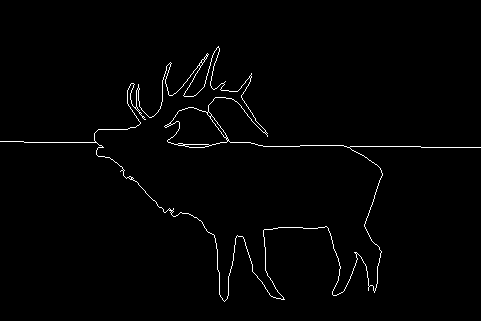
#> input picture src/data/edge/boundaryMap/41004.bmp, 481 x 321 px
$ python '3b.Statistical Edge Detection.py'   (Python 2 division)
#> lines starting #> are read from the running program, lines starting #| are printed output that depends on the picture; after the words box and inside, x2 and y2 are one past the last pixel; in counts of white or black regions, pixels touching at a corner belong together

# coding: utf-8

# Reference:
# **S. M. Konishi, A.L. Yuille, J.M. Coughlan and S.C. Zhu. Statistical Edge Detection: Learning and Evaluating Edge Cues. IEEE Transactions on Pattern Analysis and Machine Intelligence. TPAMI. Vol. 25, No. 1, pp 57-74. January 2003.**

# # Initialization and define some utility functions

# In[1]:

import numpy as np
import matplotlib.pyplot as plt
get_ipython().magic(u'matplotlib inline')

def myimshow(im):
    plt.figure()
    plt.axis('off')
    plt.imshow(im, cmap=plt.gray())


# # Read image and edge map

# In[2]:

# Show image and edge labeling
# id = '100075'
# id = '35010' # butterfly
# id = '97017' # building
id = '41004' # deer
# Change the id to try a differnt image

def loadData(id):
#> called with id = '41004'
    from skimage.color import rgb2gray
    edgeMap = plt.imread('../data/edge/boundaryMap/' + id + '.bmp'); edgeMap = edgeMap[:,:,0]
#> in loadData, edgeMap is the input picture: shape (321, 481, 4); mean R, G, B, A 3.4, 3.4, 3.4, 255
#> after `edgeMap = edgeMap[:, :, 0]`: edgeMap: shape (321, 481); 1.4% white in thin lines or dots, all inside (x1, y1, x2, y2) = (0, 46, 481, 302)
    im = plt.imread('../data/edge/trainImgs/' + id + '.jpg')
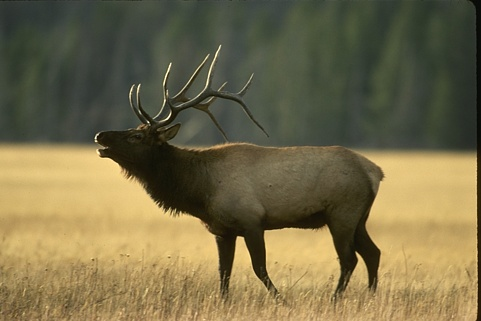
#> input picture src/data/edge/trainImgs/41004.jpg, 481 x 321 px
#> im is the input picture: shape (321, 481, 3); mean R, G, B 117.1, 107.6, 73.5
    grayIm = rgb2gray(im)
    return [grayIm, edgeMap]

[im, edgeMap] = loadData(id)
myimshow(edgeMap); # title('Boundary')
myimshow(im * (edgeMap==0)); # title('Image with boundary')


# # Define function to filter image
# $ \frac{dI}{dx} $, $ \frac{dG*I}{dx} $

# In[3]:

def dIdx(im):
    # Compute magnitude of gradient
    # 'CentralDifference' : Central difference gradient dI/dx = (I(x+1)- I(x-1))/ 2
    dx = (np.roll(im, 1, axis=1) - np.roll(im, -1, axis=1))/2
    dy = (np.roll(im, 1, axis=0) - np.roll(im, -1, axis=0))/2
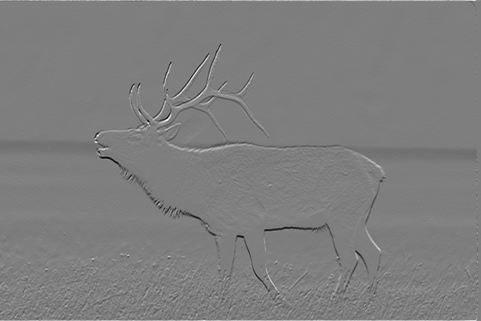
#> dy: shape (321, 481) float64; min -0.433, max 0.438, mean -4.6e-20; drawn with min black and max white
    mag = np.sqrt(dx**2 + dy**2)
    return mag

def dgIdx(im, sigma=1.5):
#> called with sigma = 1.5
    from scipy.ndimage import gaussian_filter
    gauss = gaussian_filter(im, sigma = sigma)
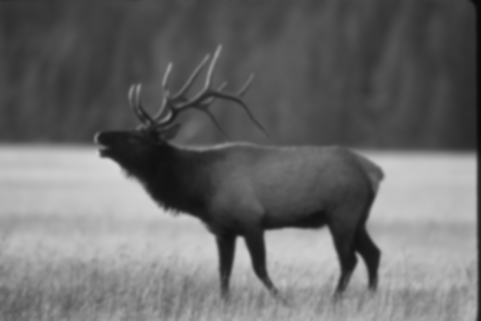
#> gauss: shape (321, 481) float64; min 0.0441, max 0.84, mean 0.42
    dgauss = dIdx(gauss)
#> in dIdx (call 2), `dx = (np.roll(im, 1, axis=1) - np.roll(im, -1, axis=1))/2`:
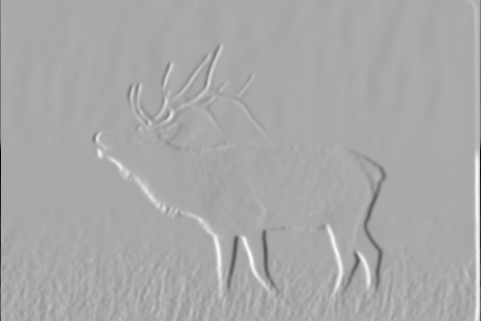
#> dx: shape (321, 481) float64; min -0.33, max 0.167, mean 2.52e-21; drawn with min black and max white
#> in dIdx (call 2), `dy = (np.roll(im, 1, axis=0) - np.roll(im, -1, axis=0))/2`:
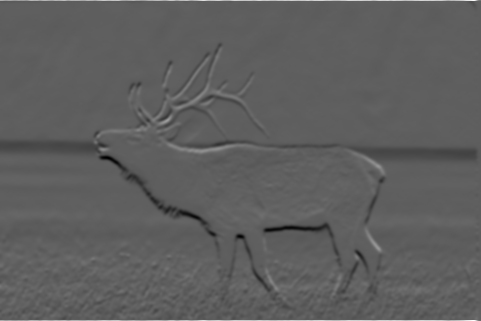
#> dy: shape (321, 481) float64; min -0.169, max 0.286, mean -4.6e-20; drawn with min black and max white
    return dgauss

dx = dIdx(im)
dgI = dgIdx(im)

# Show filtered images
myimshow(dx); # title(r'$ \frac{dI}{dx} $')
myimshow(dgI); # title(r'$ \frac{d G*I}{dx} $')

# def showEdge(im, edgeMap):
#     # draw edge pixel
#     im = im * (edgeMap != 0)
#     figure(); myimshow(im); title('Highlight edge')


# In[34]:

def kde(x):
    # Kernel density estimation, to get P(dI/dx | on edge) and P(dI/dx | off edge) from data
    from scipy.stats import gaussian_kde
    f = gaussian_kde(x, bw_method=0.01 / x.std(ddof=1))
    return f

def ponEdge(im, edgeMap):
    # Compute on edge histogram
    # im is filtered image

    # Convert edge map to pixel index
    flattenEdgeMap = edgeMap.flatten()
    edgeIdx = [i for i in range(len(flattenEdgeMap)) if flattenEdgeMap[i]]
#> edgeIdx = 2086 values from 22344 to 145005

    # find edge pixel in 3x3 region, shift the edge map a bit, in case of inaccurate boundary labeling
    [offx, offy] = np.meshgrid(np.arange(-1,2), np.arange(-1,2)); offx = offx.flatten(); offy = offy.flatten()
    maxVal = np.copy(im)
    for i in range(9):
        im1 = np.roll(im, offx[i], axis=1) # x axis
        im1 = np.roll(im1, offy[i], axis=0) # y axis
        maxVal = np.maximum(maxVal, im1)
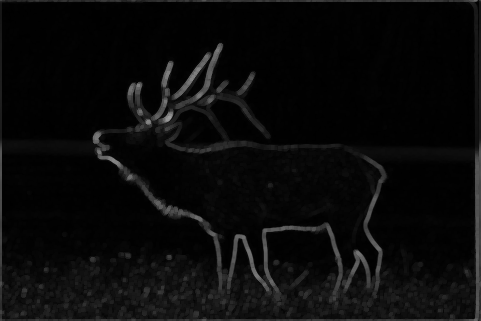
#> maxVal: shape (321, 481) float64; min 0.000986, max 0.607, mean 0.0413

    vals = maxVal.flatten()
    onEdgeVals = vals[edgeIdx]
#> onEdgeVals = 2086 values, max 0.524 at index 1300, min 0.00997 at index 712, mean 0.21

    bins = np.linspace(0,0.5, 100)
    [n, bins] = np.histogram(onEdgeVals, bins=bins)
#> n = 99 values, max 64 at index 4, min 0 at index 0, mean 20.97; bins = 100 values from 0 to 0.5
#> `[n1, bins, pon] = ponEdge(dx, edgeMap)`: n1 has the same summary as n in ponEdge
    # n = n+1 # Avoid divide by zero

    pon = kde(onEdgeVals)

    return [n, bins, pon]


def poffEdge(im, edgeMap):
    flattenEdgeMap = edgeMap.flatten()
    noneEdgeIdx = [i for i in range(len(flattenEdgeMap)) if not flattenEdgeMap[i]]
#> noneEdgeIdx = 152315 items

    vals = im.flatten()
    offEdgeVals = vals[noneEdgeIdx]

    bins = np.linspace(0,0.5, 100)
    n, bins = np.histogram(offEdgeVals, bins=bins)
#> n = 99 values, max 58777 at index 0, min 1 at index 86, mean 1538.4; bins = 100 values from 0 to 0.5

    # n = n+1
    # p = n / sum(n)

    poff = kde(offEdgeVals)

    return [n, bins, poff]

dx = dIdx(im)
[n1, bins, pon] = ponEdge(dx, edgeMap)
[n2, bins, poff] = poffEdge(dx, edgeMap)
#> n2 has the same summary as n in poffEdge

plt.figure(); # Plot on edge
# title('(Normalized) Histogram of on/off edge pixels')
plt.plot((bins[:-1] + bins[1:])/2, n1.astype(float)/sum(n1), '-', lw=2, label="p(f|y=1)")
plt.plot((bins[:-1] + bins[1:])/2, n2.astype(float)/sum(n2), '--', lw=2, label="p(f|y=-1)")
plt.legend()

plt.figure()
# title('Density function of on/off edge pixels')
plt.plot(bins, pon(bins), '-', alpha=0.5, lw=3, label="p(f|y=1)")
plt.plot(bins, poff(bins), '--', alpha=0.5, lw=3, label="p(f|y=-1)")
plt.legend()


# # Compute $ P(\frac{dI}{dx} | \text{on edge}) $ and $ P(\frac{dI}{dx} | \text{off edge}) $

# In[5]:

ponIm = pon(dx.flatten()).reshape(dx.shape) # evaluate pon on a vector and reshape the vector to the image size
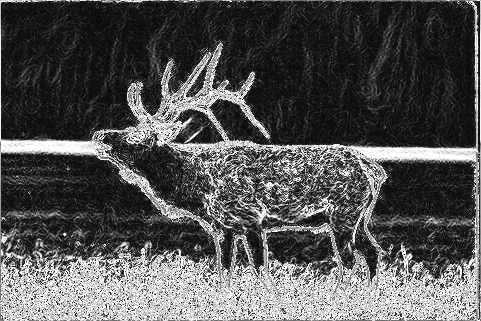
#> ponIm: shape (321, 481) float64; min 4.72e-17, max 3.59, mean 1.16; drawn with min black and max white
#> (the run stopped early here; a loop or call above may not have finished)
